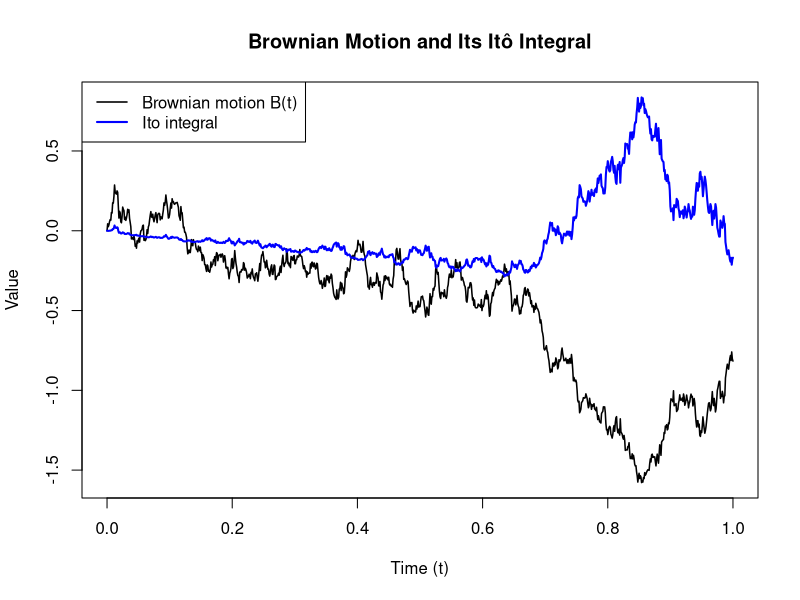
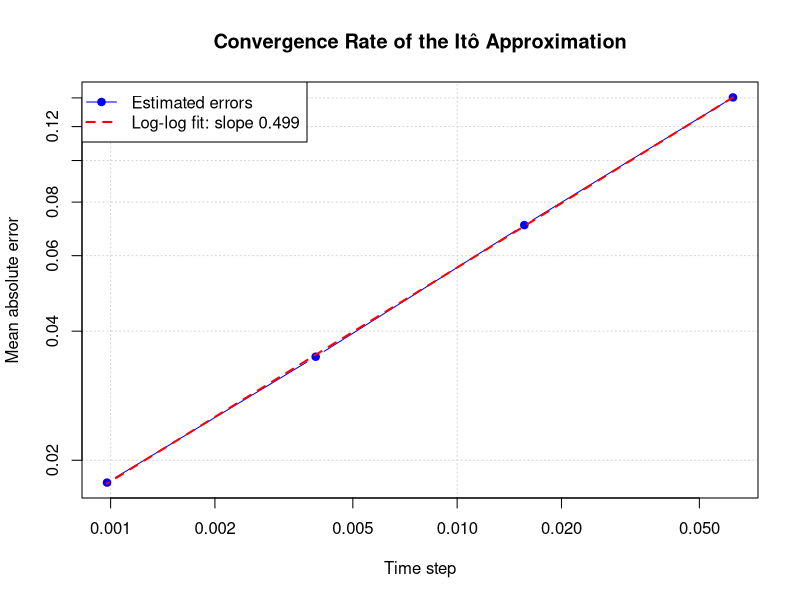
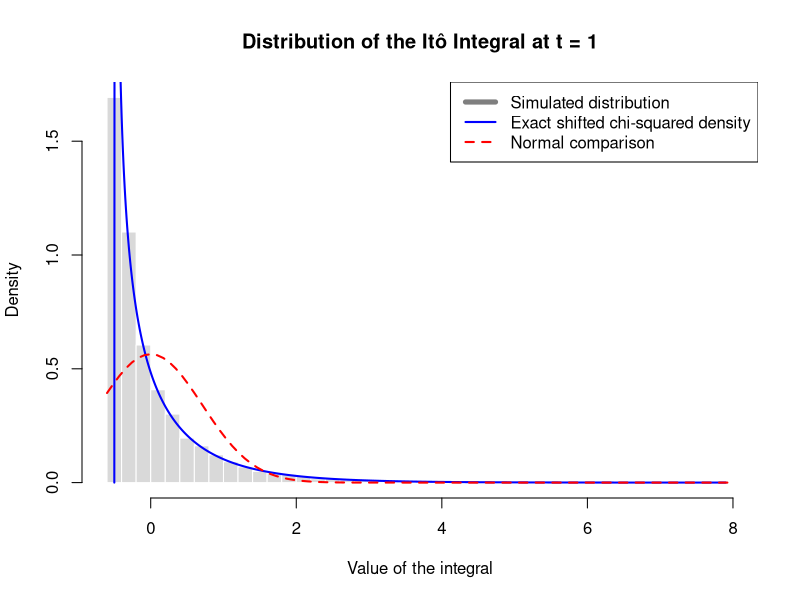
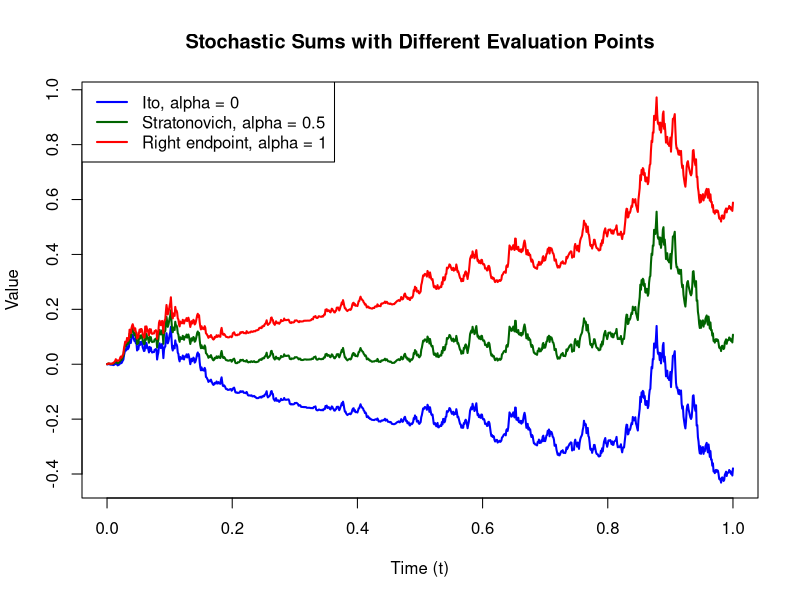

Write R code to recreate these figures, in order.
####### Problem 5.7: Simulation of a stochastic integral #######

#################################################################
#### HELPER FUNCTIONS
#################################################################

# Simulates N paths of a Brownian motion up to time T.
# Each row of the returned matrix is one sample path.
sim_bm <- function(N, ttm, dt) {
  K <- round(ttm / dt)

  if (abs(K * dt - ttm) > 1e-12) {
    stop("ttm must be an integer multiple of dt.")
  }

  increments <- matrix(
    rnorm(N * K, mean = 0, sd = sqrt(dt)),
    nrow = N,
    ncol = K
  )

  paths_without_zero <- t(apply(increments, 1, cumsum))
  cbind(0, paths_without_zero)
}


# Calculates the entire path of the left-endpoint approximation
# to the Itô integral int_0^t B_s dB_s.
calculate_ito_path <- function(path) {
  increments <- diff(path)
  integrand <- path[-length(path)]

  c(0, cumsum(integrand * increments))
}


# Calculates the endpoint of the left-endpoint approximation
# to the Ito integral int_0^t B_s dB_s.
calculate_ito_endpoint <- function(path) {
  sum(path[-length(path)] * diff(path))
}


# Calculates the endpoints of the Itô approximations for every
# row in a matrix of Brownian paths.
calculate_ito_endpoints <- function(paths) {
  increments <- paths[, -1, drop = FALSE] -
    paths[, -ncol(paths), drop = FALSE]

  rowSums(
    paths[, -ncol(paths), drop = FALSE] * increments
  )
}


# Simulates Itô-integral endpoints in batches.
# This avoids storing all Brownian paths simultaneously.
simulate_ito_endpoints <- function(N, ttm, dt, batch_size = 1000) {
  result <- numeric(N)
  first_index <- 1

  while (first_index <= N) {
    last_index <- min(first_index + batch_size - 1, N)
    current_N <- last_index - first_index + 1

    paths <- sim_bm(current_N, ttm, dt)

    result[first_index:last_index] <-
      calculate_ito_endpoints(paths)

    first_index <- last_index + 1
  }

  result
}


# Simulates approximation errors in batches.
#
# For every path, the error is
#
# abs(0.5 * (B_T^2 - T) - discrete Itô sum).
simulate_mean_absolute_error <- function(
    N, ttm, dt, batch_size = 1000) {

  total_error <- 0
  number_simulated <- 0

  while (number_simulated < N) {
    current_N <- min(batch_size, N - number_simulated)

    paths <- sim_bm(current_N, ttm, dt)
    ito_approximation <- calculate_ito_endpoints(paths)

    B_T <- paths[, ncol(paths)]
    exact_value <- 0.5 * (B_T^2 - ttm)

    total_error <- total_error +
      sum(abs(exact_value - ito_approximation))

    number_simulated <- number_simulated + current_N
  }

  total_error / N
}


# Density of 0.5 * (Z^2 - 1), where Z is standard normal.
#
# This is the density of int_0^1 B_s dB_s.
ito_integral_density_t1 <- function(x) {
  density <- numeric(length(x))
  support <- x > -0.5

  density[support] <-
    dchisq(2 * x[support] + 1, df = 1) * 2

  density
}


#################################################################
#### SIMULATION PARAMETERS
#################################################################

set.seed(42)

ttm <- 1
N <- 10000


#################################################################
#### QUESTION (a): SIMULATE AND PLOT ONE PATH
#################################################################

dt_a <- 0.001
time_grid_a <- seq(0, ttm, by = dt_a)

bm_path_a <- as.numeric(sim_bm(1, ttm, dt_a))
ito_path_a <- calculate_ito_path(bm_path_a)

plot(
  time_grid_a,
  bm_path_a,
  type = "l",
  col = "black",
  lwd = 1.5,
  ylim = range(c(bm_path_a, ito_path_a)),
  main = "Brownian Motion and Its Itô Integral",
  xlab = "Time (t)",
  ylab = "Value"
)

lines(
  time_grid_a,
  ito_path_a,
  col = "blue",
  lwd = 2
)

legend(
  "topleft",
  legend = c(
    "Brownian motion B(t)",
    "Ito integral"
  ),
  col = c("black", "blue"),
  lty = 1,
  lwd = c(1.5, 2)
)


#################################################################
#### QUESTION (b): ESTIMATE MEAN AND VARIANCE
#################################################################

dt_b <- 0.001

ito_integral_endpoints_b <- simulate_ito_endpoints(
  N = N,
  ttm = ttm,
  dt = dt_b,
  batch_size = 1000
)

theoretical_mean_b <- 0
theoretical_variance_b <- ttm^2 / 2

cat("\n--- Question (b): Moment estimates ---\n")
cat(
  "Theoretical mean:",
  theoretical_mean_b,
  "\n"
)
cat(
  "Sample mean:",
  mean(ito_integral_endpoints_b),
  "\n"
)
cat(
  "Theoretical variance:",
  theoretical_variance_b,
  "\n"
)
cat(
  "Sample variance:",
  var(ito_integral_endpoints_b),
  "\n"
)


#################################################################
#### QUESTION (c): CONVERGENCE ERROR
#################################################################

dt_values_c <- c(0.1, 0.01, 0.001)
error_values_c <- numeric(length(dt_values_c))

cat("\n--- Question (c): Mean absolute errors ---\n")

for (i in seq_along(dt_values_c)) {
  current_dt <- dt_values_c[i]

  error_values_c[i] <- simulate_mean_absolute_error(
    N = N,
    ttm = ttm,
    dt = current_dt,
    batch_size = 1000
  )

  cat(
    sprintf(
      "Mean absolute error for dt = %.3f: %.6f\n",
      current_dt,
      error_values_c[i]
    )
  )
}


#################################################################
#### QUESTION (d): CONVERGENCE RATE
#################################################################

dt_values_d <- 2^(-c(4, 6, 8, 10))
error_values_d <- numeric(length(dt_values_d))

cat("\n--- Question (d): Convergence rate ---\n")

for (i in seq_along(dt_values_d)) {
  current_dt <- dt_values_d[i]

  error_values_d[i] <- simulate_mean_absolute_error(
    N = N,
    ttm = ttm,
    dt = current_dt,
    batch_size = 1000
  )

  cat(
    sprintf(
      "Mean absolute error for dt = %.8f: %.6f\n",
      current_dt,
      error_values_d[i]
    )
  )
}

convergence_fit <- lm(
  log(error_values_d) ~ log(dt_values_d)
)

estimated_slope <- unname(coef(convergence_fit)[2])

plot(
  dt_values_d,
  error_values_d,
  type = "b",
  log = "xy",
  pch = 19,
  col = "blue",
  main = "Convergence Rate of the Itô Approximation",
  xlab = "Time step",
  ylab = "Mean absolute error",
  panel.first = grid()
)

# Add the fitted line on the original log-log axes.
fitted_errors <- exp(predict(convergence_fit))

lines(
  dt_values_d,
  fitted_errors,
  col = "red",
  lty = 2,
  lwd = 2
)

legend(
  "topleft",
  legend = c(
    "Estimated errors",
    sprintf("Log-log fit: slope %.3f", estimated_slope)
  ),
  col = c("blue", "red"),
  lty = c(1, 2),
  pch = c(19, NA),
  lwd = c(1, 2)
)

cat(
  "Estimated slope:",
  estimated_slope,
  "\n"
)
cat(
  "The estimated slope should be close to 0.5.\n"
)


#################################################################
#### QUESTION (e): DISTRIBUTION OF THE ITO INTEGRAL
#################################################################

hist(
  ito_integral_endpoints_b,
  breaks = 60,
  probability = TRUE,
  col = "grey85",
  border = "white",
  main = "Distribution of the Itô Integral at t = 1",
  xlab = "Value of the integral"
)

# Add the exact density of 0.5 * (Z^2 - 1).
curve(
  ito_integral_density_t1(x),
  from = -0.5,
  to = max(ito_integral_endpoints_b),
  add = TRUE,
  col = "blue",
  lwd = 2,
  n = 1000
)

# Add a normal density with the same mean and variance for comparison.
curve(
  dnorm(
    x,
    mean = theoretical_mean_b,
    sd = sqrt(theoretical_variance_b)
  ),
  add = TRUE,
  col = "red",
  lty = 2,
  lwd = 2
)

legend(
  "topright",
  legend = c(
    "Simulated distribution",
    "Exact shifted chi-squared density",
    "Normal comparison"
  ),
  col = c("grey50", "blue", "red"),
  lty = c(1, 1, 2),
  lwd = c(5, 2, 2)
)

cat("\n--- Question (e): Distribution ---\n")
cat(
  "The Itô integral has the same distribution as ",
  "0.5 * (Z^2 - 1), where Z is standard normal.\n",
  sep = ""
)
cat(
  "Its distribution is bounded below by -0.5 and skewed to the right.\n"
)
cat(
  "It is therefore not normally distributed.\n"
)


#################################################################
#### QUESTION (f): ALTERNATIVE EVALUATION POINTS
#################################################################

dt_f <- 0.001
fine_dt_f <- dt_f / 2

# A single fine-grid path is used for the path comparison.
bm_path_fine <- as.numeric(
  sim_bm(1, ttm, fine_dt_f)
)

# Coarse-grid Brownian values.
coarse_indices <- seq(
  1,
  length(bm_path_fine),
  by = 2
)

bm_path_coarse <- bm_path_fine[coarse_indices]

# Brownian values at the midpoint times of the coarse intervals.
midpoint_indices <- seq(
  2,
  length(bm_path_fine) - 1,
  by = 2
)

bm_midpoints <- bm_path_fine[midpoint_indices]

coarse_increments <- diff(bm_path_coarse)

ito_steps <- (
  bm_path_coarse[-length(bm_path_coarse)] *
    coarse_increments
)

stratonovich_steps <- (
  bm_midpoints *
    coarse_increments
)

right_endpoint_steps <- (
  bm_path_coarse[-1] *
    coarse_increments
)

ito_path_f <- c(0, cumsum(ito_steps))
stratonovich_path_f <- c(
  0,
  cumsum(stratonovich_steps)
)
right_endpoint_path_f <- c(
  0,
  cumsum(right_endpoint_steps)
)

time_grid_f <- seq(0, ttm, by = dt_f)

plot(
  time_grid_f,
  ito_path_f,
  type = "l",
  col = "blue",
  lwd = 2,
  ylim = range(
    c(
      ito_path_f,
      stratonovich_path_f,
      right_endpoint_path_f
    )
  ),
  main = "Stochastic Sums with Different Evaluation Points",
  xlab = "Time (t)",
  ylab = "Value"
)

lines(
  time_grid_f,
  stratonovich_path_f,
  col = "darkgreen",
  lwd = 2
)

lines(
  time_grid_f,
  right_endpoint_path_f,
  col = "red",
  lwd = 2
)

legend(
  "topleft",
  legend = c(
    "Ito, alpha = 0",
    "Stratonovich, alpha = 0.5",
    "Right endpoint, alpha = 1"
  ),
  col = c("blue", "darkgreen", "red"),
  lty = 1,
  lwd = 2
)


#################################################################
#### QUESTION (f): MOMENT ESTIMATES IN BATCHES
#################################################################

simulate_alpha_integrals <- function(
    N, ttm, dt, batch_size = 500) {

  ito_values <- numeric(N)
  stratonovich_values <- numeric(N)
  right_endpoint_values <- numeric(N)

  first_index <- 1

  while (first_index <= N) {
    last_index <- min(
      first_index + batch_size - 1,
      N
    )

    current_N <- last_index - first_index + 1

    fine_paths <- sim_bm(
      current_N,
      ttm,
      dt / 2
    )

    coarse_paths <- fine_paths[
      ,
      seq(1, ncol(fine_paths), by = 2),
      drop = FALSE
    ]

    midpoint_values <- fine_paths[
      ,
      seq(2, ncol(fine_paths) - 1, by = 2),
      drop = FALSE
    ]

    coarse_increments <- (
      coarse_paths[, -1, drop = FALSE] -
        coarse_paths[
          ,
          -ncol(coarse_paths),
          drop = FALSE
        ]
    )

    current_ito <- rowSums(
      coarse_paths[
        ,
        -ncol(coarse_paths),
        drop = FALSE
      ] * coarse_increments
    )

    current_stratonovich <- rowSums(
      midpoint_values * coarse_increments
    )

    current_right <- rowSums(
      coarse_paths[, -1, drop = FALSE] *
        coarse_increments
    )

    ito_values[first_index:last_index] <-
      current_ito

    stratonovich_values[first_index:last_index] <-
      current_stratonovich

    right_endpoint_values[first_index:last_index] <-
      current_right

    first_index <- last_index + 1
  }

  list(
    ito = ito_values,
    stratonovich = stratonovich_values,
    right_endpoint = right_endpoint_values
  )
}


alpha_simulations <- simulate_alpha_integrals(
  N = N,
  ttm = ttm,
  dt = dt_f,
  batch_size = 500
)

ito_values_f <- alpha_simulations$ito
stratonovich_values_f <- (
  alpha_simulations$stratonovich
)
right_endpoint_values_f <- (
  alpha_simulations$right_endpoint
)

# For general T, the limiting process is
#
# L_T^(alpha) = 0.5 * (B_T^2 - T) + alpha * T.
#
# Hence,
#
# E[L_T^(alpha)] = alpha * T
# Var(L_T^(alpha)) = T^2 / 2.

theoretical_variance_f <- ttm^2 / 2

cat("\n--- Question (f): Moment estimates ---\n")

cat(
  sprintf(
    "%-30s | %12s | %12s | %12s | %12s\n",
    "Integral type",
    "Mean",
    "Theory",
    "Variance",
    "Theory"
  )
)

cat(
  paste0(
    paste(rep("-", 92), collapse = ""),
    "\n"
  )
)

cat(
  sprintf(
    "%-30s | %12.4f | %12.4f | %12.4f | %12.4f\n",
    "Itô, alpha = 0",
    mean(ito_values_f),
    0,
    var(ito_values_f),
    theoretical_variance_f
  )
)

cat(
  sprintf(
    "%-30s | %12.4f | %12.4f | %12.4f | %12.4f\n",
    "Stratonovich, alpha = 0.5",
    mean(stratonovich_values_f),
    0.5 * ttm,
    var(stratonovich_values_f),
    theoretical_variance_f
  )
)

cat(
  sprintf(
    "%-30s | %12.4f | %12.4f | %12.4f | %12.4f\n",
    "Right endpoint, alpha = 1",
    mean(right_endpoint_values_f),
    ttm,
    var(right_endpoint_values_f),
    theoretical_variance_f
  )
)
